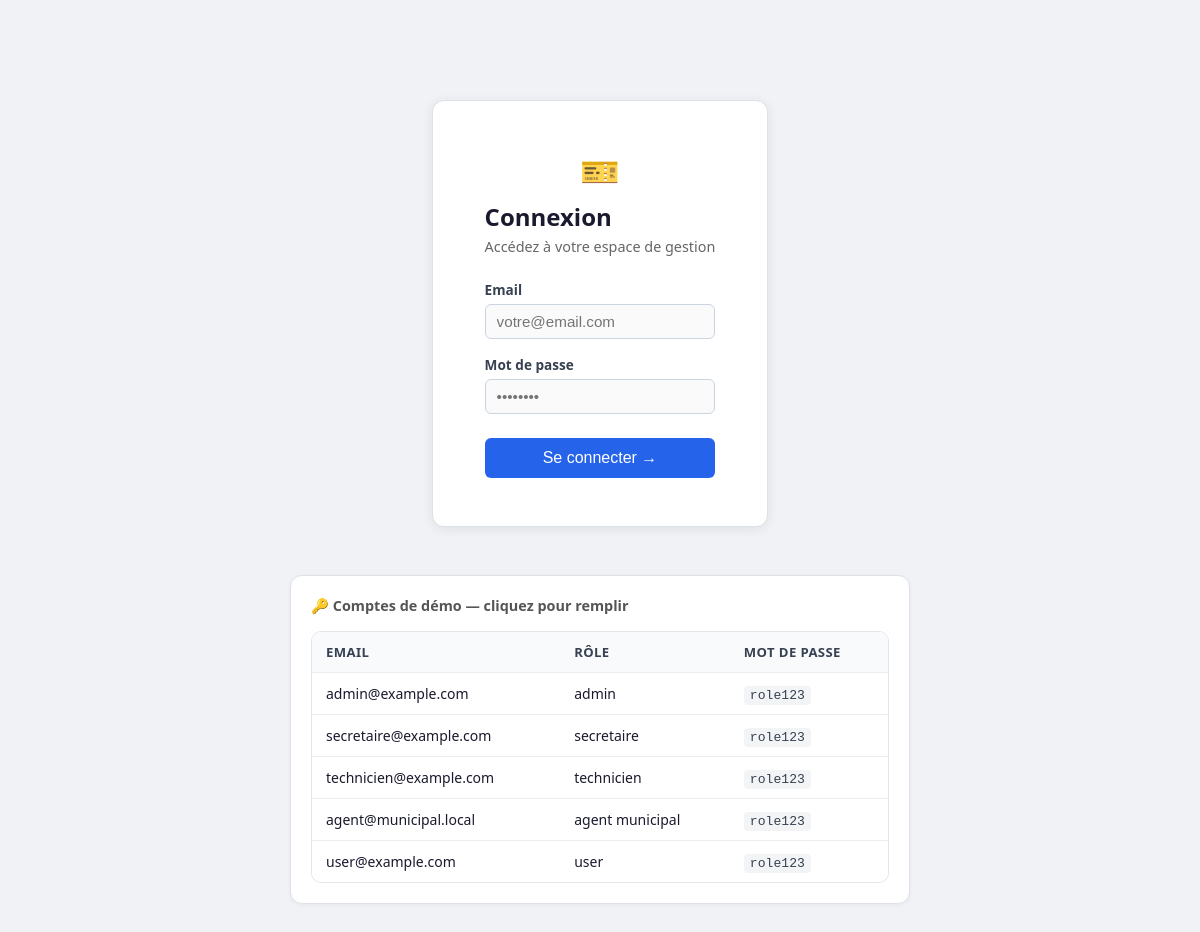
The page / on the database its author committed.
### tables this page shows
CREATE TABLE utilisateurs (
    id           INT          PRIMARY KEY AUTO_INCREMENT,
    nom          VARCHAR(255) NOT NULL,
    email        VARCHAR(255) NOT NULL UNIQUE,
     
     
    mot_de_passe VARCHAR(255) NOT NULL,
    role         ENUM('admin', 'secretaire', 'technicien', 'agent municipal', 'user') NOT NULL DEFAULT 'technicien',
    created_at   DATETIME     DEFAULT CURRENT_TIMESTAMP
);

### config/function.php (called while the page is built, shortened)
<?php
function h(?string $v): string
{
    return htmlspecialchars((string)$v, ENT_QUOTES | ENT_SUBSTITUTE, 'UTF-8');
}

### views/index.php (the view, shortened to what this page needs)
<?php
require_once __DIR__ . '/../config/config.php';
require_once __DIR__ . '/../config/function.php';
$mdpParDefaut = 'role123';
$comptes = $pdo->query('
    SELECT nom, email, role
    FROM utilisateurs
    ORDER BY role, nom
')->fetchAll();
?>
<!DOCTYPE html>
<html lang="fr">
<head>
    <link rel="stylesheet" href="assets/style.css">
</head>
<body class="login-page">
<div class="login-wrapper">
    <div class="login-box">
        <div class="logo">🎫</div>
        <h1>Connexion</h1>
        <p class="sous-titre">Accédez à votre espace de gestion</p>
        <form method="post" id="loginForm">
            <div class="champ">
                <label for="email">Email</label>
                <input type="email" id="email" name="email" required autofocus
                       placeholder="votre@email.com"
                       value="<?= h($_POST['email'] ?? '') ?>">
            </div>
            <div class="champ">
                <label for="password">Mot de passe</label>
                <input type="password" id="password" name="password" required
                       placeholder="••••••••">
            </div>
            <button type="submit">Se connecter →</button>
        </form>
    </div>
    <div class="comptes-demo">
        <h3>🔑 Comptes de démo — cliquez pour remplir</h3>
        <div class="table-wrapper">
            <table>
                <thead>
                    <tr>
                        <th>Email</th>
                        <th>Rôle</th>
                        <th>Mot de passe</th>
                    </tr>
                </thead>
                <tbody>
                    <?php foreach ($comptes as $c): ?>
                        <tr class="demo-row"
                            onclick="fillLogin(<?= htmlspecialchars(json_encode($c['email']), ENT_QUOTES) ?>, <?= htmlspecialchars(json_encode($mdpParDefaut), ENT_QUOTES) ?>)"
                            title="Cliquer pour remplir le formulaire">
                            <td><?= h($c['email']) ?></td>
                            <td><?= h($c['role']) ?></td>
                            <td><code><?= h($mdpParDefaut) ?></code></td>
                        </tr>
                    <?php endforeach; ?>
                </tbody>
            </table>
        </div>
    </div>
</div>
</body>
</html>

### public/assets/style.css (style rules this page uses)
*, *::before, *::after { box-sizing: border-box; margin: 0; padding: 0; }
body { font-family: system-ui, sans-serif; font-size: 15px; background: #f0f2f5; color: #1a1a2e; padding: 32px 24px; min-height: 100vh; }
h1 { font-size: 1.6rem; font-weight: 700; margin-bottom: 4px; }
.login-box { max-width: 380px; margin: 60px auto 24px; background: #fff; border: 1px solid #dde1e8; border-radius: 10px; padding: 36px; box-shadow: 0 2px 8px rgba(0,0,0,.08); }
.logo { font-size: 2rem; text-align: center; margin-bottom: 8px; }
.sous-titre { color: #666; margin-bottom: 24px; text-align: center; font-size: 0.9rem; }
.champ { margin-bottom: 16px; }
.champ label { display: block; font-size: 0.85rem; font-weight: 600; margin-bottom: 5px; color: #374151; }
.champ input, .champ select, .champ textarea { width: 100%; padding: 8px 11px; border: 1px solid #cbd5e1; border-radius: 6px; font-size: 0.95rem; background: #fafafa; transition: border-color 0.15s; }
button, input[type=submit], .btn { display: inline-block; padding: 8px 16px; background: #2563eb; color: #fff; border: none; border-radius: 6px; cursor: pointer; font-size: 0.88rem; font-weight: 500; text-decoration: none; transition: background 0.15s; white-space: nowrap; }
.login-box button { width: 100%; padding: 11px; margin-top: 6px; font-size: 1rem; }
.table-wrapper { overflow-x: auto; margin-top: 16px; border-radius: 10px; border: 1px solid #e2e5ea; }
table { width: 100%; border-collapse: collapse; background: #fff; border-radius: 10px; overflow: hidden; }
th, td { padding: 11px 14px; text-align: left; border-bottom: 1px solid #e9ecf0; font-size: 0.875rem; }
th { background: #f8fafc; font-weight: 600; color: #374151; font-size: 0.82rem; text-transform: uppercase; letter-spacing: .03em; }
tr:last-child td { border-bottom: none; }
body.login-page { display: flex; align-items: flex-start; justify-content: center; padding: 40px 24px; }
.login-wrapper { width: 100%; max-width: 480px; display: flex; flex-direction: column; gap: 24px; }
.login-box { background: #fff; border: 1px solid #dde1e8; border-radius: 12px; padding: 40px; box-shadow: 0 2px 12px rgba(0,0,0,.08); }
.login-box h1 { font-size: 1.5rem; margin-bottom: 4px; }
.login-box button { width: 100%; padding: 11px; margin-top: 8px; font-size: 1rem; }
.comptes-demo { background: #fff; border: 1px solid #dde1e8; border-radius: 12px; padding: 20px; box-shadow: 0 1px 4px rgba(0,0,0,.05); }
.comptes-demo h3 { font-size: 0.9rem; color: #555; margin-bottom: 12px; font-weight: 600; }
.demo-row { cursor: pointer; }
.comptes-demo code { font-size: 0.82rem; background: #f3f4f6; padding: 2px 6px; border-radius: 4px; color: #374151; }

### views/index.php (style rules this page uses)
.login-wrapper { max-width: 620px; }
.login-box { padding: 48px 52px; }

### rows shown on the page
utilisateurs: email "admin@example.com", role "admin"
utilisateurs: email "secretaire@example.com", role "secretaire"
utilisateurs: email "technicien@example.com", role "technicien"
utilisateurs: email "agent@municipal.local", role "agent municipal"
utilisateurs: email "user@example.com", role "user"
